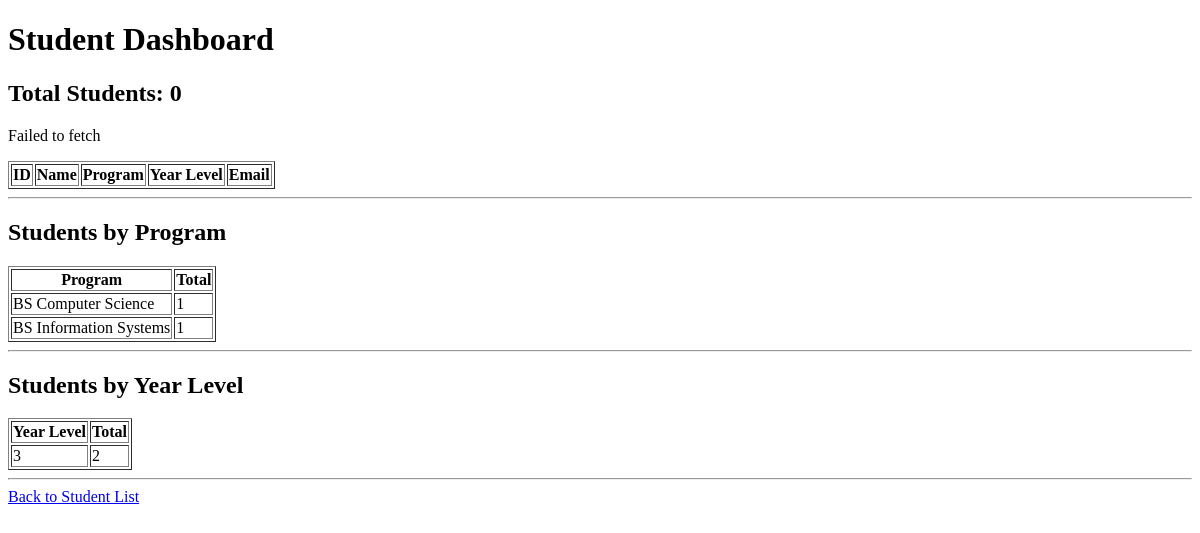
Page /registration/dashboard/ on the earlier database version.
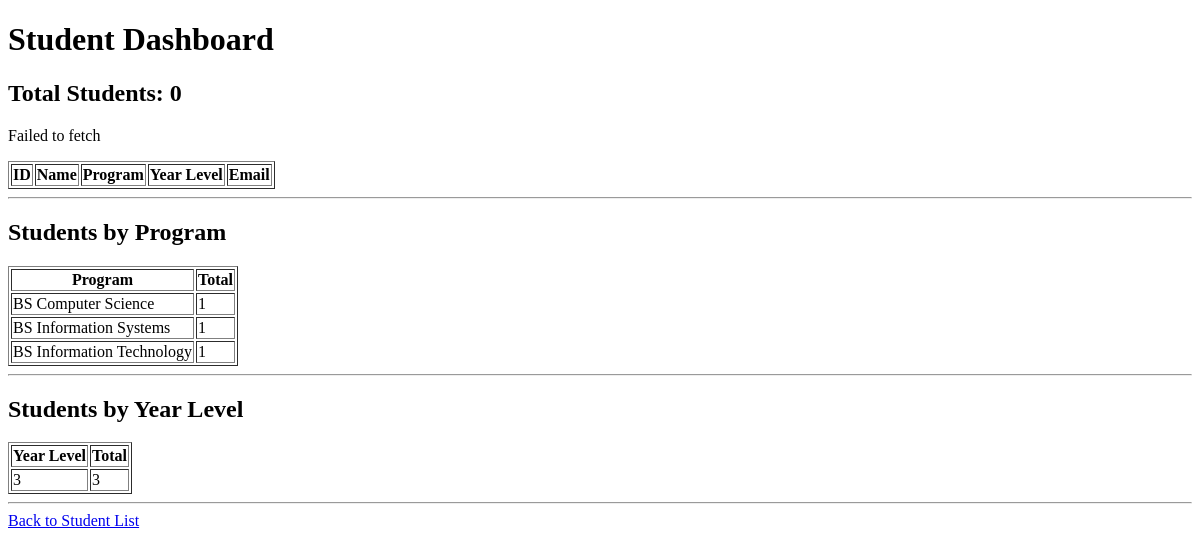
Same page on the later database version.
### registration/models.py (models this page shows, shortened)
class Student(models.Model):
    student_name = models.CharField(max_length=100)
    program = models.CharField(max_length=100)
    year_level = models.IntegerField()
    email = models.EmailField()

### registration/views.py (the view)
def student_dashboard(request):
    students = Student.objects.all()
    total_students = students.count()
    program_summary = (
        students
        .values('program')
        .annotate(total=Count('id'))
        .order_by('program')
    )
    year_summary = (
        students
        .values('year_level')
        .annotate(total=Count('id'))
        .order_by('year_level')
    )
    return render(
        request,
        'registration/student_dashboard.html',
        {
            'total_students': total_students,
            'program_summary': program_summary,
            'year_summary': year_summary,
        }
    )

### registration/templates/registration/student_dashboard.html (shortened to what this page needs)
{% load static %}
<!DOCTYPE html>
<html>
<head>
</head>
<body>
    <h1>Student Dashboard</h1>
    <h2>
        Total Students:
        <span id="student-count">0</span>
    </h2>
    <p id="error-message"></p>
    <table border="1" id="student-table">
        <thead>
            <tr>
                <th>ID</th>
                <th>Name</th>
                <th>Program</th>
                <th>Year Level</th>
                <th>Email</th>
            </tr>
        </thead>
    </table>
    <hr>
    <h2>Students by Program</h2>
    <table border="1">
        <tr>
            <th>Program</th>
            <th>Total</th>
        </tr>
        {% for item in program_summary %}
        <tr>
            <td>{{ item.program }}</td>
            <td>{{ item.total }}</td>
        </tr>
        {% empty %}
        <tr>
            <td colspan="2">
                No program data available.
            </td>
        </tr>
        {% endfor %}
    </table>
    <hr>
    <h2>Students by Year Level</h2>
    <table border="1">
        <tr>
            <th>Year Level</th>
            <th>Total</th>
        </tr>
        {% for item in year_summary %}
        <tr>
            <td>{{ item.year_level }}</td>
            <td>{{ item.total }}</td>
        </tr>
        {% empty %}
        <tr>
            <td colspan="2">
                No year-level data available.
            </td>
        </tr>
        {% endfor %}
    </table>
    <hr>
    <a href="{% url 'student_list' %}">
        Back to Student List
    </a>
</body>
</html>

Differences in the rows shown:
added Student: program "BS Information Technology", total "1"
Other differences:
new list line: "3 3"
list line gone: "3 2"
